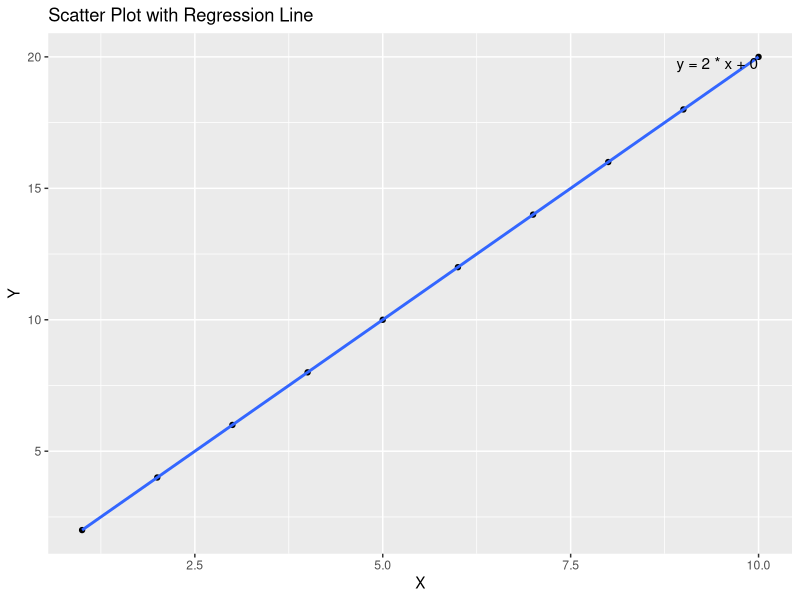

Generate this figure with R:
# Load required libraries
library(ggplot2)

# Create dummy data
x <- 1:10
y <- c(2, 4, 6, 8, 10, 12, 14, 16, 18, 20)

# Create a data frame
df <- data.frame(x, y)

# Create scatter plot with regression line
plot <- ggplot(df, aes(x, y)) +
    geom_point() +
    geom_smooth(method = "lm", se = FALSE) +
    labs(title = "Scatter Plot with Regression Line", x = "X", y = "Y")

# Add equation text on the chart
equation <- paste("y =", round(coef(lm(y ~ x, data = df))[2], 2), "* x +", round(coef(lm(y ~ x, data = df))[1], 2))
plot <- plot + annotate("text", x = max(df$x), y = max(df$y), label = equation, hjust = 1, vjust = 1)

# Display the plot
print(plot)
